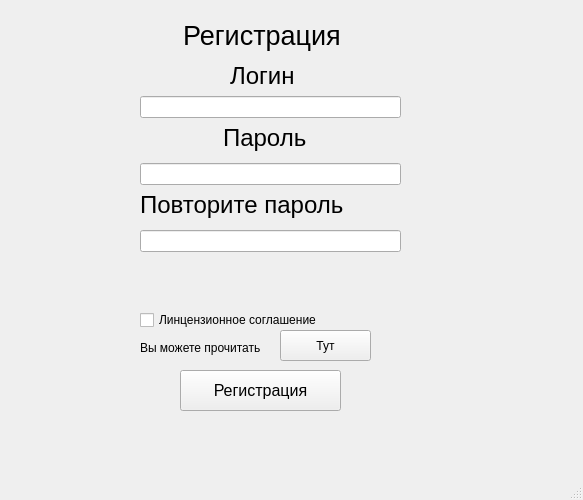
<?xml version="1.0" encoding="UTF-8"?>
<ui version="4.0">
 <class>MainWindow</class>
 <widget class="QMainWindow" name="MainWindow">
  <property name="geometry">
   <rect>
    <x>0</x>
    <y>0</y>
    <width>583</width>
    <height>500</height>
   </rect>
  </property>
  <property name="windowTitle">
   <string>MainWindow</string>
  </property>
  <widget class="QWidget" name="centralwidget">
   <widget class="QLabel" name="label">
    <property name="geometry">
     <rect>
      <x>0</x>
      <y>-60</y>
      <width>901</width>
      <height>871</height>
     </rect>
    </property>
    <property name="styleSheet">
     <string notr="true">background-image: url(:/помощник регистрации/ракета для регистрации.jpg);</string>
    </property>
    <property name="text">
     <string/>
    </property>
    <property name="pixmap">
     <pixmap>картинкни/ракета для регистрации.jpg</pixmap>
    </property>
    <property name="scaledContents">
     <bool>true</bool>
    </property>
   </widget>
   <widget class="QLabel" name="name_registration">
    <property name="geometry">
     <rect>
      <x>160</x>
      <y>0</y>
      <width>231</width>
      <height>71</height>
     </rect>
    </property>
    <property name="font">
     <font>
      <family>Nirmala UI</family>
      <pointsize>20</pointsize>
      <weight>50</weight>
      <bold>false</bold>
     </font>
    </property>
    <property name="styleSheet">
     <string notr="true">
    min-width: 10em;
    padding: 16px;</string>
    </property>
    <property name="text">
     <string>Регистрация</string>
    </property>
   </widget>
   <widget class="QLabel" name="login_title">
    <property name="geometry">
     <rect>
      <x>230</x>
      <y>60</y>
      <width>81</width>
      <height>31</height>
     </rect>
    </property>
    <property name="font">
     <font>
      <pointsize>18</pointsize>
     </font>
    </property>
    <property name="text">
     <string>Логин</string>
    </property>
   </widget>
   <widget class="QLineEdit" name="login">
    <property name="geometry">
     <rect>
      <x>140</x>
      <y>96</y>
      <width>261</width>
      <height>22</height>
     </rect>
    </property>
   </widget>
   <widget class="QLabel" name="password_title2">
    <property name="geometry">
     <rect>
      <x>140</x>
      <y>184</y>
      <width>261</width>
      <height>41</height>
     </rect>
    </property>
    <property name="font">
     <font>
      <pointsize>18</pointsize>
     </font>
    </property>
    <property name="text">
     <string>Повторите пароль</string>
    </property>
   </widget>
   <widget class="QLabel" name="password_title1">
    <property name="geometry">
     <rect>
      <x>223</x>
      <y>117</y>
      <width>101</width>
      <height>41</height>
     </rect>
    </property>
    <property name="font">
     <font>
      <pointsize>18</pointsize>
     </font>
    </property>
    <property name="text">
     <string>Пароль</string>
    </property>
   </widget>
   <widget class="QLineEdit" name="password">
    <property name="geometry">
     <rect>
      <x>140</x>
      <y>163</y>
      <width>261</width>
      <height>22</height>
     </rect>
    </property>
   </widget>
   <widget class="QLineEdit" name="password_2">
    <property name="geometry">
     <rect>
      <x>140</x>
      <y>230</y>
      <width>261</width>
      <height>22</height>
     </rect>
    </property>
   </widget>
   <widget class="QCheckBox" name="statement">
    <property name="geometry">
     <rect>
      <x>140</x>
      <y>310</y>
      <width>261</width>
      <height>20</height>
     </rect>
    </property>
    <property name="text">
     <string>Линцензионное соглашение</string>
    </property>
   </widget>
   <widget class="QLabel" name="statement_license_agreement">
    <property name="geometry">
     <rect>
      <x>140</x>
      <y>340</y>
      <width>141</width>
      <height>16</height>
     </rect>
    </property>
    <property name="text">
     <string>Вы можете прочитать </string>
    </property>
   </widget>
   <widget class="QPushButton" name="license_agreement">
    <property name="geometry">
     <rect>
      <x>280</x>
      <y>330</y>
      <width>91</width>
      <height>31</height>
     </rect>
    </property>
    <property name="styleSheet">
     <string notr="true"/>
    </property>
    <property name="text">
     <string>Тут</string>
    </property>
   </widget>
   <widget class="QPushButton" name="registration">
    <property name="geometry">
     <rect>
      <x>180</x>
      <y>370</y>
      <width>161</width>
      <height>41</height>
     </rect>
    </property>
    <property name="font">
     <font>
      <pointsize>12</pointsize>
      <weight>50</weight>
      <bold>false</bold>
     </font>
    </property>
    <property name="styleSheet">
     <string notr="true"/>
    </property>
    <property name="text">
     <string>Регистрация</string>
    </property>
   </widget>
   <widget class="QLabel" name="error_message">
    <property name="geometry">
     <rect>
      <x>80</x>
      <y>250</y>
      <width>371</width>
      <height>51</height>
     </rect>
    </property>
    <property name="styleSheet">
     <string notr="true">color: white;</string>
    </property>
    <property name="text">
     <string/>
    </property>
    <property name="alignment">
     <set>Qt::AlignCenter</set>
    </property>
   </widget>
  </widget>
  <widget class="QMenuBar" name="menubar">
   <property name="geometry">
    <rect>
     <x>0</x>
     <y>0</y>
     <width>583</width>
     <height>26</height>
    </rect>
   </property>
  </widget>
  <widget class="QStatusBar" name="statusbar"/>
 </widget>
 <resources>
  <include location="помощник регистрации.qrc"/>
 </resources>
 <connections/>
</ui>
